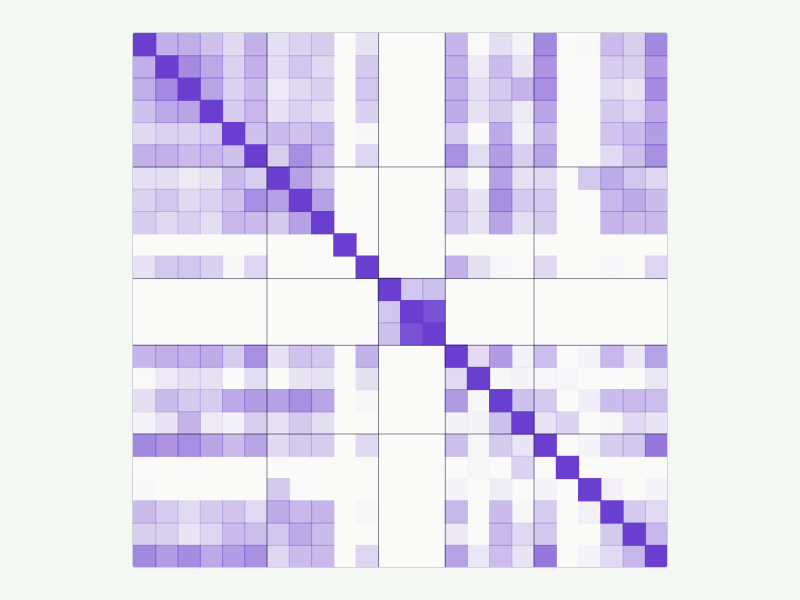
#> input picture docs/gallery/meaning-quilt.png, 1600 x 1200 px (shown at 1/2 size)
$ python -i make_gallery.py   (imports and definitions only)
#> lines starting #> are read from the running program, lines starting #| are printed output that depends on the picture
#> further down, picture is the input picture: PIL image 1600x1200 RGB; mean R, G, B 229.4, 225.7, 241.3
#!/usr/bin/env python3
"""The pictures for the gallery in the README: sixteen of the page's visualisations, each captured from the
real page at three times the screen's resolution, trimmed to what is drawn, and set on a canvas of one
size (1600 x 1200), so that the grid in the README is regular. A picture is only ever made smaller. Nothing is drawn here: every picture is what the page itself draws.

    python3 build.py
    python3 -m http.server 8767 &            # the page must be served, for the data and the model
    CHROME=/usr/bin/google-chrome python3 tools/make_gallery.py http://localhost:8767/index.html

Needs Playwright and Pillow, and the page's own typefaces installed on the machine if it cannot reach
Google Fonts (Newsreader, IBM Plex Sans, IBM Plex Mono: all under the Open Font License), because the
typographic view sets weight by a measure and a fallback face has too few weights. Writes docs/gallery/*.png. The draft is the Guide's own example (GEX in
src/ui.js). Four pictures use it after a change, which the README says: three use the revised copy
that tools/make_guide_shots.py also uses, and one a copy with four confident words added so that the
picture of hedges against boosters has boosters to show.

    python3 tools/make_gallery.py URL --all OUTDIR     # every candidate, to choose from
"""
import io, os, pathlib, sys
from playwright.sync_api import sync_playwright
from PIL import Image, ImageChops

ROOT = pathlib.Path(__file__).resolve().parent.parent
URL = sys.argv[1] if len(sys.argv) > 1 else 'http://localhost:8767/index.html'
ALL = '--all' in sys.argv
OUT = pathlib.Path(sys.argv[sys.argv.index('--all') + 1]) if ALL else ROOT / 'docs' / 'gallery'
SCALE, CW, CH, PAD = 3, 1600, 1200, 64

REV = """()=>{let t=GEX;[['Supporters argue that caps keep tenants in their homes, and several studies agree','Supporters say that caps keep tenants at home, and several studies agree'],
 ['Each tenant was asked about every move since 2015.','We asked each tenant about every move since 2015, and why they had made it.'],
 ['The transcripts were coded twice by separate coders.','Two coders coded each transcript.'],
 ['One limitation is that the sample is small and drawn from three cities.','The sample is small and comes from three cities, which limits what we can claim.'],
 ['Glaciers in the region have retreated since 1990. Meltwater feeds the reservoirs that glaciers once filled. Glaciers and meltwater shape the reservoirs each spring.','Landlords were not interviewed. Some may have sold their flats when the cap ended.']
 ].forEach(([a,b])=>{t=t.replace(a,b);});state.raw=t;state.isSample=false;run();}"""
SURE = """()=>{let t=GEX;[['Tenants in capped flats moved far less often','Tenants in capped flats clearly moved far less often'],
 ['older tenants were the most likely to move','older tenants were certainly the most likely to move'],
 ['Rents rose by a fifth in the same year','In fact, rents rose by a fifth in the same year'],
 ['This is consistent with Smith','This is clearly consistent with Smith']].forEach(([a,b])=>{t=t.replace(a,b);});state.raw=t;state.isSample=false;run();}"""
TOUL = "(()=>{const s=p=>state.A.sents.find(x=>x.text.trim().startsWith(p)).text.trim();state.toul={g:[s('We found that forced moves doubled'),s('Tenants in capped flats moved far less')],w:[],b:[],r:[s('Critics reply that caps shrink')],wt:'Fewer forced moves mean a more stable tenancy.',bt:'',rt:'',qt:'in the three cities studied'};renderDynamic();const d=[...document.querySelectorAll('#extra > details')].find(e=>/Toulmin layout/.test(e.textContent));if(d)d.open=true;})()"
PANEL = "(cap)=>[...document.querySelectorAll('#extra > .panel')].find(e=>e.querySelector('.cap')&&e.querySelector('.cap').textContent.trim().startsWith(cap))"
# [file, condition, lens, how to find the element, 'fig' (the picture alone) or 'card' (with its heading and as much of its text as fits), what to do first, in the README]
SHOTS = [
 ['meaning-quilt', 'model', 'mviews', 'mean', 'fig', "document.querySelector('[data-mvt=\"quilt\"]').click()", 0],
 ['meaning-map', 'model', 'mviews', 'mean', 'fig', "document.querySelector('[data-mvt=\"map\"]').click()", 1],
 ['meaning-topics', 'model', 'mviews', 'mean', 'fig', "document.querySelector('[data-mvt=\"stripe\"]').click()", 1],
 ['meaning-thread', 'model', 'mviews', 'mean', 'fig', "document.querySelector('[data-mvt=\"thread\"]').click()", 0],
 ['meaning-abstract-ending', 'model', 'mviews', 'mean', 'fig', "document.querySelector('[data-mvt=\"checks\"]').click()", 0],
 ['old-new-ribbon', 'model', 'flow', 'mean', 'fig', '', 0],
 ['steps-in-meaning', 'model', 'grid', 'mean', 'fig', '', 0],
 ['load-strips', 'model', 'load', 'cap:Where the load falls', 'fig', '', 1],
 ['abstraction-heatmap', 'data', 'load', 'cap:Abstraction heatmap', 'card', "document.querySelectorAll('.panel.abs [data-loadalt]').forEach(e=>{e.closest('p').style.display='none';})", 1],
 ['concrete-charged', 'data', 'load', 'cap:Structure and vocabulary', 'fig', "(()=>{state.loadAlt=true;vadLoad();})()", 1],
 ['word-age', 'data', 'load', 'cap:Structure and vocabulary', 'fig', "document.querySelector('[data-loady=\"aoa\"]').click()", 0],
 ['facets', 'data', 'load', 'cap:Facets by paragraph', 'fig', '', 0],
 ['typographic-pos', 'data', 'load', 'sel:#ms', 'fig', "document.querySelector('[data-typo=\"pos\"]').click()", 0],
 ['typographic-concrete', 'data', 'load', 'sel:#ms', 'fig', "document.querySelector('[data-typo=\"conc\"]').click()", 0],
 ['typographic-rare', 'data', 'load', 'sel:#ms', 'fig', "document.querySelector('[data-typo=\"rare\"]').click()", 0],
 ['typographic-role', 'data', 'load', 'sel:#ms', 'fig', "document.querySelector('[data-typo=\"role\"]').click()", 1],
 ['typographic-load', 'data', 'load', 'sel:#ms', 'fig', "(()=>{state.fp=true;document.querySelector('[data-typo=\"load\"]').click();})()", 0],
 ['typographic-fresh', 'data', 'load', 'sel:#ms', 'fig', "document.querySelector('[data-typo=\"fresh\"]').click()", 0],
 ['stage-slope', 'revised', 'compare', 'cap:Open notes by stage', 'card', '', 1],
 ['cadence', 'plain', 'rhythm', 'cap:Cadence without the words', 'card', '', 0],
 ['profile-sparklines', 'plain', 'overview', 'cap:Research profile', 'fig', "(()=>{const d=document.querySelector('#extra > .rprof');d.open=true;d.querySelectorAll('.rguide').forEach(e=>{e.style.display='none';});[...d.querySelector('.prows').children].forEach((e,i)=>{if(i>4)e.style.display='none';});})()", 1],
 ['hedges-boosters', 'sure', 'hedge', 'cap:Hedges against boosters', 'card', '', 1],
 ['toulmin', 'plain', 'tracer', 'sel:#extra svg.td', 'fig', TOUL, 1],
 ['argument-board', 'plain', 'tracer', 'cap:Argument board', 'fig', '', 0],
 ['draft-as-line', 'revised', 'rhythm', 'cap:The draft as a line', 'fig', '', 1],
 ['revision-arrows', 'revised', 'load', 'cap:Structure and vocabulary', 'fig', '', 1],
 ['portraits', 'revised', 'overview', 'cap:Four portraits', 'card', '', 0],
 ['glance', 'plain', 'overview', 'cap:The draft at a glance', 'fig', '', 0],
 ['profile', 'plain', 'overview', 'cap:Research profile', 'fig', '', 0],
 ['topic-grid', 'plain', 'grid', 'cap:Terms the draft keeps using', 'fig', '', 1],
 ['cohesion-map', 'plain', 'grid', 'cap:Cohesion map', 'fig', '', 0],
 ['paragraph-ladder', 'plain', 'grid', 'cap:Paragraph ladder', 'fig', '', 0],
 ['skim', 'plain', 'signals', 'cap:The reader', 'fig', '', 0],
 ['trunk', 'plain', 'sv', 'sel:#ms', 'fig', "document.querySelector('[data-trunk]').click()", 1],
 ['skeleton', 'plain', 'skeleton', 'sel:#ms', 'fig', '', 0],
 ['link-ladder', 'plain', 'flow', 'cap:Link ladder', 'fig', "(()=>{const d=[...document.querySelectorAll('#extra > .panel')].find(e=>/^Link ladder/.test(e.querySelector('.cap').textContent.trim()));[...d.querySelectorAll('.ldxs > *')].forEach((e,i)=>{if(i>1)e.style.display='none';});})()", 1],
 ['sentence-openings', 'plain', 'topic', 'cap:How your sentences open', 'fig', '', 0],
 ['whose-story', 'plain', 'topic', 'cap:Whose story the draft tells', 'fig', '', 0],
 ['outline-proportions', 'plain', 'outline', 'cap:Outline with proportions', 'card', '', 1],
 ['fixed-scale', 'plain', 'rhythm', 'cap:Sentence lengths on a fixed scale', 'fig', '', 0],
 ['rhythm-text', 'plain', 'rhythm', 'sel:#ms', 'fig', '', 0],
 ['argument-shape', 'plain', 'jobs', 'cap:The shape of your argument', 'fig', '', 0],
 ['paragraph-map', 'plain', 'jobs', 'cap:Paragraph map', 'fig', '', 0],
]
# 'fig': a box that starts folded is opened, and its heading and prose are hidden so that the picture fills the shot
FIG = """(el)=>{if(el.tagName==='DETAILS')el.open=true;const s=el.querySelector(':scope > summary');if(s)s.style.display='none';const b=el.querySelector(':scope > .rp-in')||el;
 b.querySelectorAll(':scope > p:not([class]), :scope > .lm-key, :scope > .hint, :scope > .tilebar, :scope > .chips, :scope > details, :scope > .cap, :scope > ul.obs, .mvask, [role="tablist"], .lm-pick').forEach(e=>{if(!e.querySelector('svg,canvas'))e.style.display='none';});}"""
# 'card': the heading stays, and the children below the picture are kept only while the card is no taller than the canvas allows
CARD = """([el,maxh])=>{if(el.tagName==='DETAILS')el.open=true;const b=el.querySelector(':scope > .rp-in')||el;b.querySelectorAll(':scope > .tilebar, :scope > details').forEach(e=>e.style.display='none');
 const kids=[...b.children].filter(e=>e.tagName!=='SUMMARY'&&getComputedStyle(e).display!=='none');for(let i=kids.length-1;i>0&&el.getBoundingClientRect().height>maxh;i--)kids[i].style.display='none';}"""

def compose(im):
    """Trim a capture to what is drawn on it and set that in the middle of the canvas, on the capture's own ground."""
    bg = im.getpixel((6, 6))
#> bg = (245, 247, 245)
    box = ImageChops.difference(im, Image.new('RGB', im.size, bg)).convert('L').point(lambda v: 255 if v > 6 else 0).getbbox()
#> box = (264, 64, 1336, 1136)
    if box:
        im = im.crop(box)
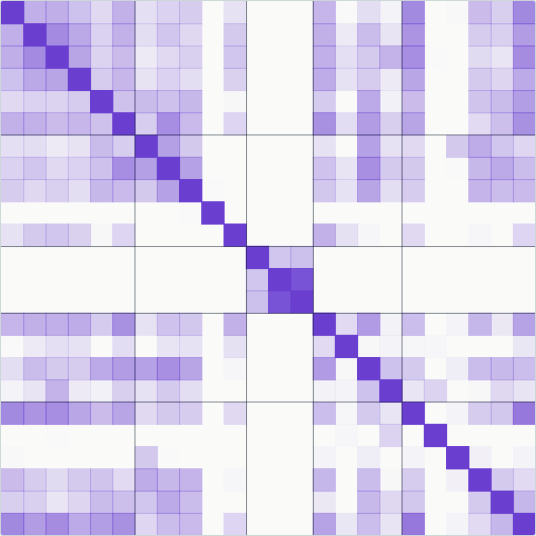
#> im: PIL image 1072x1072 RGB (shown at 1/2 size); mean R, G, B 219, 211.3, 238.9
    r = min((CW - 2 * PAD) / im.width, (CH - 2 * PAD) / im.height, 1)
#> r = 1
    if r < 1:
        im = im.resize((round(im.width * r), round(im.height * r)), Image.LANCZOS)
    can = Image.new('RGB', (CW, CH), bg)
    can.paste(im, ((CW - im.width) // 2, (CH - im.height) // 2))
    return can

# [75 lines not run here, left out]

>>> from PIL import Image
>>> picture = Image.open('../docs/gallery/meaning-quilt.png')
>>> result = compose(picture)

$ run again, on docs/gallery/abstraction-heatmap.png
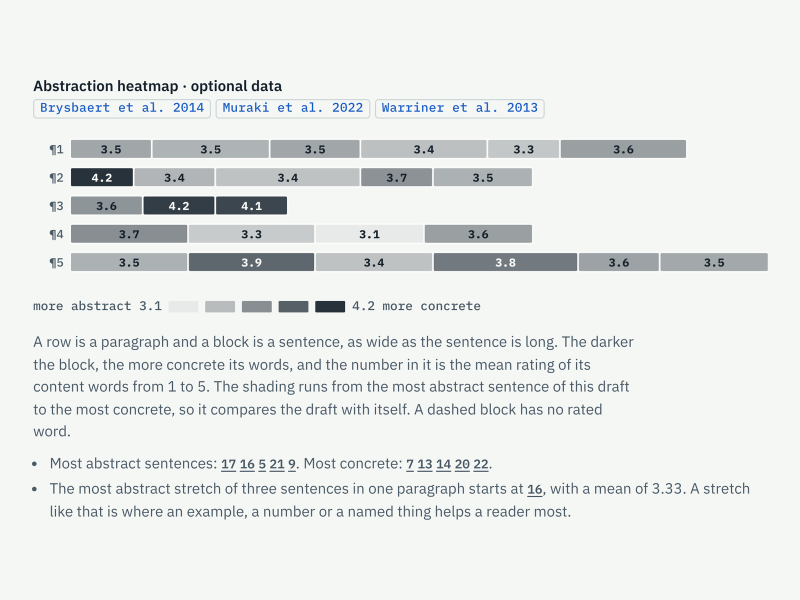
#> input picture docs/gallery/abstraction-heatmap.png, 1600 x 1200 px (shown at 1/2 size)
#> picture is the input picture: PIL image 1600x1200 RGB; mean R, G, B 231.2, 234, 233.1
#> bg = (245, 247, 245)
#> box = (64, 160, 1536, 1040)
#> in compose, `im = im.crop(box)`:
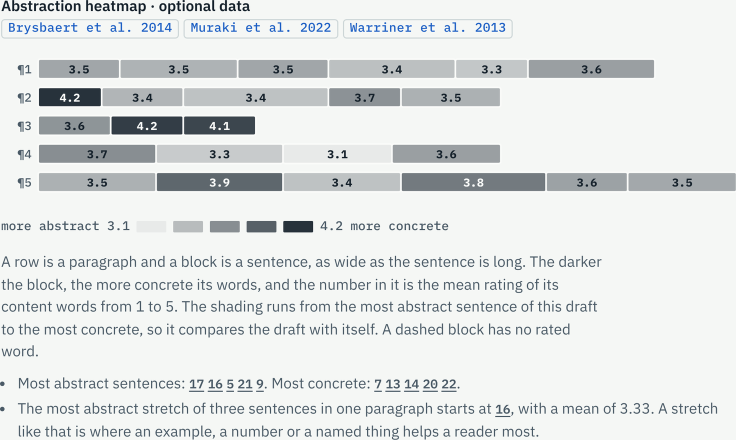
#> im: PIL image 1472x880 RGB (shown at 1/2 size); mean R, G, B 224.5, 227.8, 227.4

$ run again, on docs/gallery/cadence.png
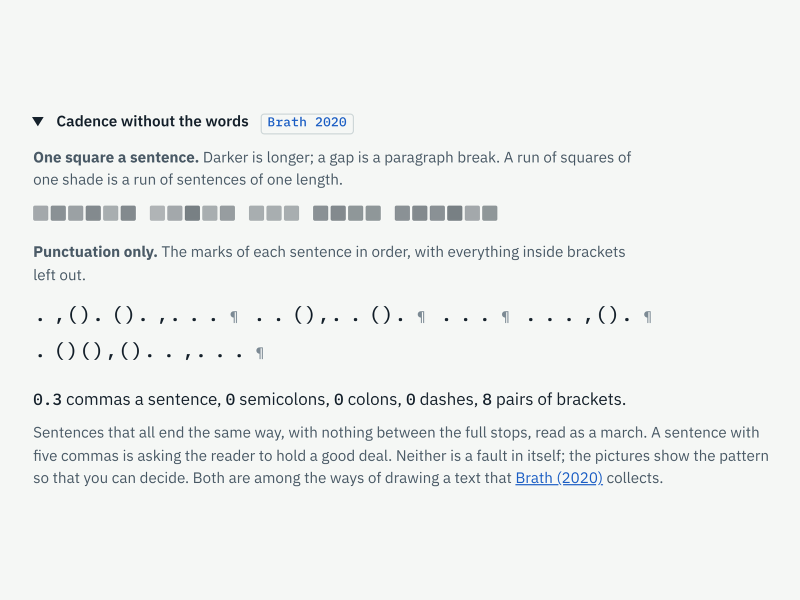
#> input picture docs/gallery/cadence.png, 1600 x 1200 px (shown at 1/2 size)
#> picture is the input picture: PIL image 1600x1200 RGB; mean R, G, B 238.4, 240.9, 239.5
#> bg = (245, 247, 245)
#> box = (64, 227, 1536, 973)
#> in compose, `im = im.crop(box)`:
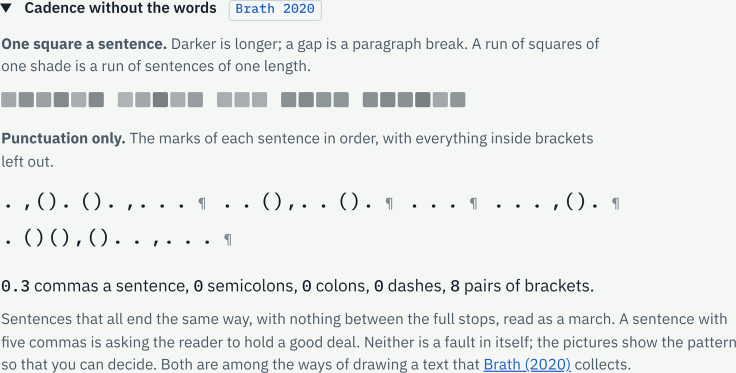
#> im: PIL image 1472x746 RGB (shown at 1/2 size); mean R, G, B 233.5, 236.4, 235.4

$ run again, on docs/gallery/concrete-charged.png
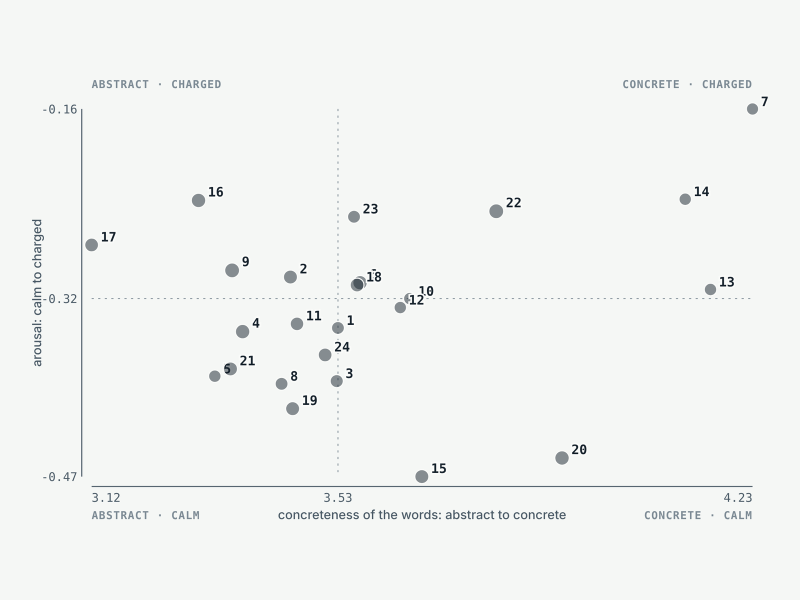
#> input picture docs/gallery/concrete-charged.png, 1600 x 1200 px (shown at 1/2 size)
#> picture is the input picture: PIL image 1600x1200 RGB; mean R, G, B 242.4, 244.6, 242.8
#> bg = (245, 247, 245)
#> box = (64, 160, 1536, 1039)
#> in compose, `im = im.crop(box)`:
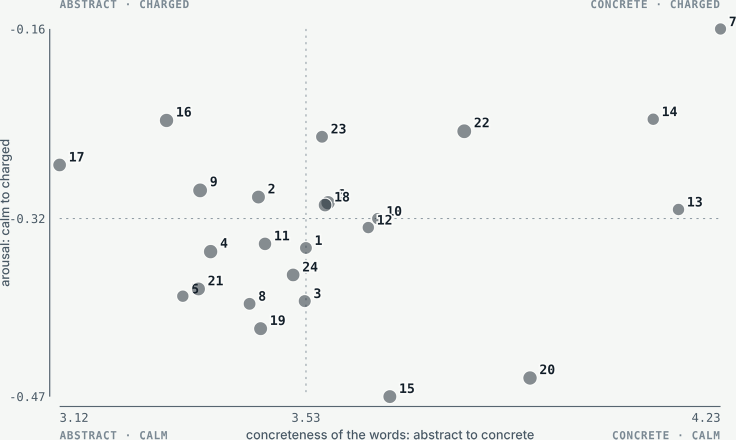
#> im: PIL image 1472x879 RGB (shown at 1/2 size); mean R, G, B 241.2, 243.5, 241.7
